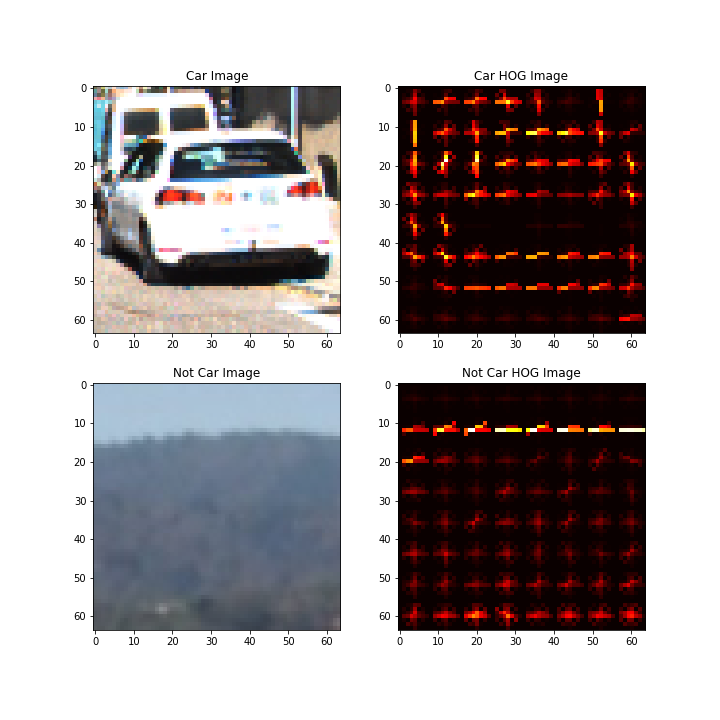
#> input picture writeup_images/HOG_car_and_notcar.png, 720 x 720 px
$ python -i vehicle_detection.py   (imports and definitions only)   (older library calls are emulated)
#> lines starting #> are read from the running program, lines starting #| are printed output that depends on the picture
import logging
import argparse
import json
import glob
import sys
import os
import matplotlib.image as mpimg
import matplotlib.pyplot as plt
import numpy as np
import cv2
import time
from skimage.feature import hog
from sklearn.svm import LinearSVC
from sklearn.preprocessing import StandardScaler
from sklearn.model_selection import train_test_split
from scipy.ndimage.measurements import label
from moviepy.editor import VideoFileClip
import pickle
from vehicle import Vehicle, VehicleTracker

# [1 line not run here, left out]
logger = logging.getLogger(__name__)


# [20 lines left out: functions parse_args, load_config, not called in this run]


def convert_string_to_boolean(input_string):
    """

    :param input_string:
    :return: Boolean value
    """
    if input_string == "True":
        return True
    else:
        return False


# [14 lines left out: function get_image_file_paths, not called in this run]


def get_hog_features(img, orient, pix_per_cell, cell_per_block,
                        vis=False, feature_vec=True):
    """

    :param img:
    :param orient:
    :param pix_per_cell:
    :param cell_per_block:
    :param vis:
    :param feature_vec:
    :return:
    """
    # Call with two outputs if vis==True
    if vis == True:
        features, hog_image = hog(img, orientations=orient,
                                  pixels_per_cell=(pix_per_cell, pix_per_cell),
                                  cells_per_block=(cell_per_block, cell_per_block),
                                  transform_sqrt=True,
                                  visualise=vis, feature_vector=feature_vec)
        return features, hog_image
    # Otherwise call with one output
    else:
        features = hog(img, orientations=orient,
                       pixels_per_cell=(pix_per_cell, pix_per_cell),
                       cells_per_block=(cell_per_block, cell_per_block),
                       transform_sqrt=True,
                       visualise=vis, feature_vector=feature_vec)
        return features


def bin_spatial(img, size=(32, 32)):
    """
    Define a function to compute binned color features
    :param img:
    :param size:
    :return:
    """
    # Use cv2.resize().ravel() to create the feature vector
    features = cv2.resize(img, size).ravel()
    # Return the feature vector
    return features


def color_hist(img, nbins=32, bins_range=(0, 256)):
    """
    Computes color histogram features
    :param img:
    :param nbins:
    :param bins_range:
    :return:
    """
    # Compute the histogram of the color channels separately
    channel1_hist = np.histogram(img[:,:,0], bins=nbins, range=bins_range)
    channel2_hist = np.histogram(img[:,:,1], bins=nbins, range=bins_range)
    channel3_hist = np.histogram(img[:,:,2], bins=nbins, range=bins_range)
    # Concatenate the histograms into a single feature vector
    hist_features = np.concatenate((channel1_hist[0], channel2_hist[0], channel3_hist[0]))
    # Return the individual histograms, bin_centers and feature vector
    return hist_features


# [139 lines left out: functions extract_features, slide_window, draw_boxes, not called in this run]


def extract_single_image_features(img, color_space='RGB', spatial_size=(32, 32),
                                  hist_bins=32, orient=9, pix_per_cell=8,
                                  cell_per_block=2, hog_channel=0,
                                  spatial_feat="True", hist_feat="True", hog_feat="True",
                                  hog_visualize="False", hog_feature_vector="True"):
    """

    :param img:
    :param color_space:
    :param spatial_size:
    :param hist_bins:
    :param orient:
    :param pix_per_cell:
    :param cell_per_block:
    :param hog_channel:
    :param spatial_feat:
    :param hist_feat:
    :param hog_feat:
    :return:
    """
    spatial_feat = convert_string_to_boolean(spatial_feat)
    hist_feat = convert_string_to_boolean(hist_feat)
    hog_feat = convert_string_to_boolean(hog_feat)
    hog_visualize = convert_string_to_boolean(hog_visualize)
    hog_feature_vector = convert_string_to_boolean(hog_feature_vector)

    # 1) Define an empty list to receive features
    img_features = []
    # 2) Apply color conversion if other than 'RGB'
    if color_space != 'RGB':
        if color_space == 'HSV':
            feature_image = cv2.cvtColor(img, cv2.COLOR_RGB2HSV)
        elif color_space == 'LUV':
            feature_image = cv2.cvtColor(img, cv2.COLOR_RGB2LUV)
        elif color_space == 'HLS':
            feature_image = cv2.cvtColor(img, cv2.COLOR_RGB2HLS)
        elif color_space == 'YUV':
            feature_image = cv2.cvtColor(img, cv2.COLOR_RGB2YUV)
        elif color_space == 'YCrCb':
            feature_image = cv2.cvtColor(img, cv2.COLOR_RGB2YCrCb)
    else:
        feature_image = np.copy(img)
    # 3) Compute spatial features if flag is set
    if spatial_feat == True:
        spatial_features = bin_spatial(feature_image, size=spatial_size)
        # 4) Append features to list
        img_features.append(spatial_features)
    # 5) Compute histogram features if flag is set
    if hist_feat == True:
        hist_features = color_hist(feature_image, nbins=hist_bins)
        # 6) Append features to list
        img_features.append(hist_features)
    # 7) Compute HOG features if flag is set

    ##def get_hog_features(img, orient, pix_per_cell, cell_per_block,
     #                    vis=False, feature_vec=True):
    if hog_feat == True:
        if hog_visualize == "False":
            hog_features = get_hog_features(feature_image[:, :, hog_channel],
                                            orient,
                                            pix_per_cell,
                                            cell_per_block,
                                            hog_visualize,
                                            hog_feature_vector)
            img_features.append(hog_features)

        else:
            hog_features, hog_image = get_hog_features(feature_image[:, :, hog_channel],
                                                       orient, pix_per_cell,
                                                       cell_per_block,
                                                       hog_visualize,
                                                       hog_feature_vector)

            img_features.append(hog_features)
            return np.concatenate(img_features), hog_image

    # 9) Return concatenated array of features
    return np.concatenate(img_features)


# [465 lines left out: functions search_windows, visualize, convert_color, find_cars, apply_threshold, draw_labeled_bboxes and 5 more, not called in this run]


# [37 lines not run here, left out]

>>> import cv2
>>> picture = cv2.cvtColor(cv2.imread('writeup_images/HOG_car_and_notcar.png'), cv2.COLOR_BGR2RGB)
>>> result = extract_single_image_features(picture)
#> in bin_spatial, `features = cv2.resize(img, size).ravel()`: features = 3072 values, max 255 at index 0, min 0 at index 439, mean 167.7
#> in extract_single_image_features, `spatial_features = bin_spatial(feature_image, size=spatial_size)`: spatial_features has the same summary as features in bin_spatial
#> in color_hist, `hist_features = np.concatenate((channel1_hist[0], channel2_hist[0], ch..`: hist_features = 96 values, max 287985 at index 31, min 950 at index 52, mean 16200
#> in get_hog_features, `features = hog(img, orientations=orient, pixels_per_cell=(pix_per_cell..`:
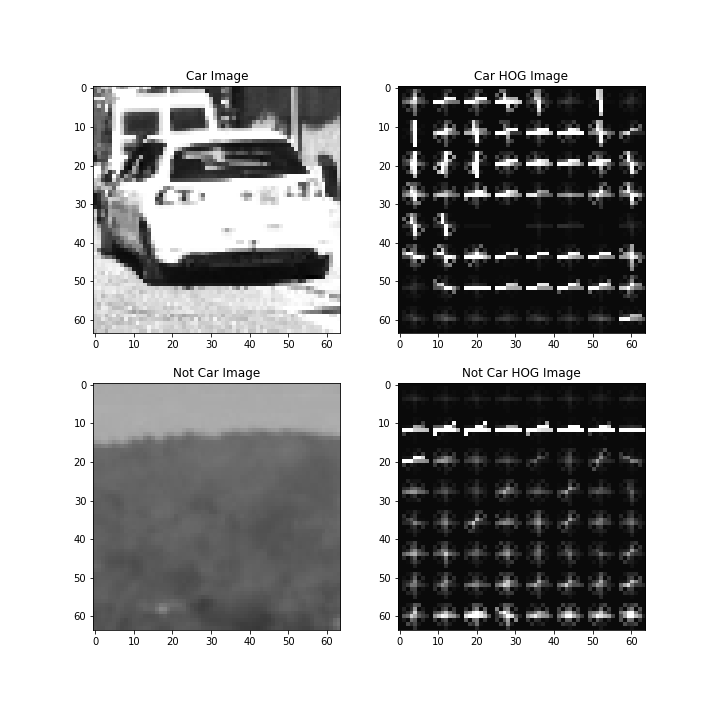
#> img: shape (720, 720); min 0, max 255, mean 172.9
#> (the run stopped early here; a loop or call above may not have finished)

$ run again, on writeup_images/heatmap_vis.png
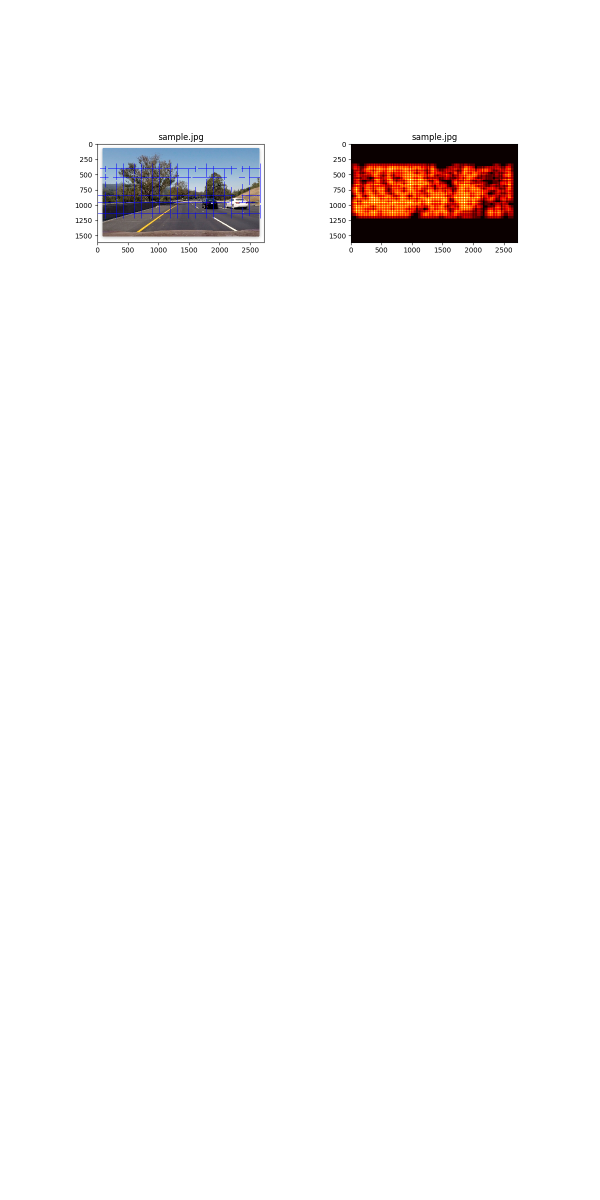
#> input picture writeup_images/heatmap_vis.png, 1200 x 2400 px (shown at 1/2 size)
#> features = 3072 values, max 255 at index 0, min 0 at index 399, mean 249
#> spatial_features has the same summary as features in bin_spatial
#> in color_hist, `hist_features = np.concatenate((channel1_hist[0], channel2_hist[0], ch..`: hist_features = 96 values, max 2760565 at index 31, min 349 at index 84, mean 90000
#> in get_hog_features, `features = hog(img, orientations=orient, pixels_per_cell=(pix_per_cell..`:
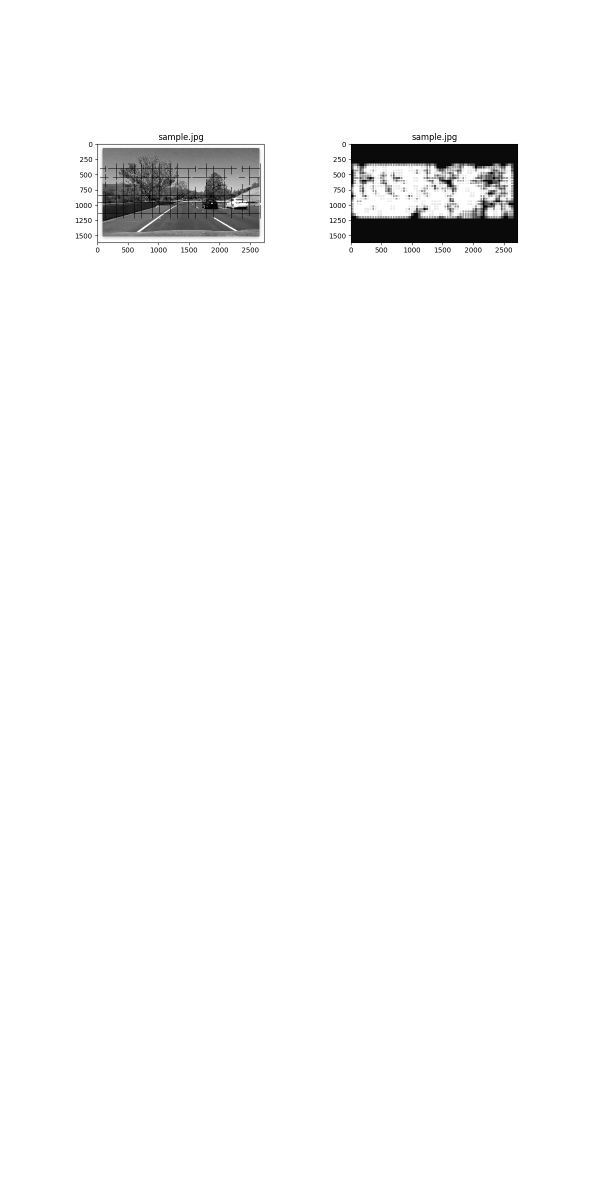
#> img: shape (2400, 1200) (shown at 1/2 size); min 0, max 255, mean 248.4

$ run again, on writeup_images/heatmap_vis_7.png
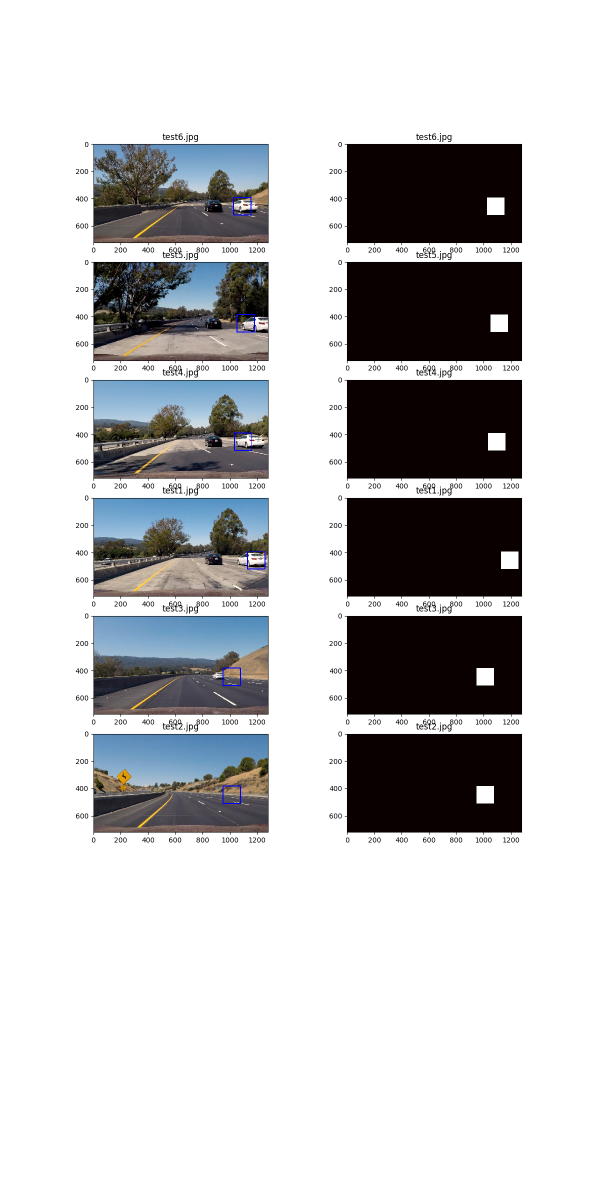
#> input picture writeup_images/heatmap_vis_7.png, 1200 x 2400 px (shown at 1/2 size)
#> features = 3072 values, max 255 at index 0, min 0 at index 442, mean 197.9
#> spatial_features has the same summary as features in bin_spatial
#> in color_hist, `hist_features = np.concatenate((channel1_hist[0], channel2_hist[0], ch..`: hist_features = 96 values, max 2022286 at index 31, min 1092 at index 61, mean 90000
#> in get_hog_features, `features = hog(img, orientations=orient, pixels_per_cell=(pix_per_cell..`:
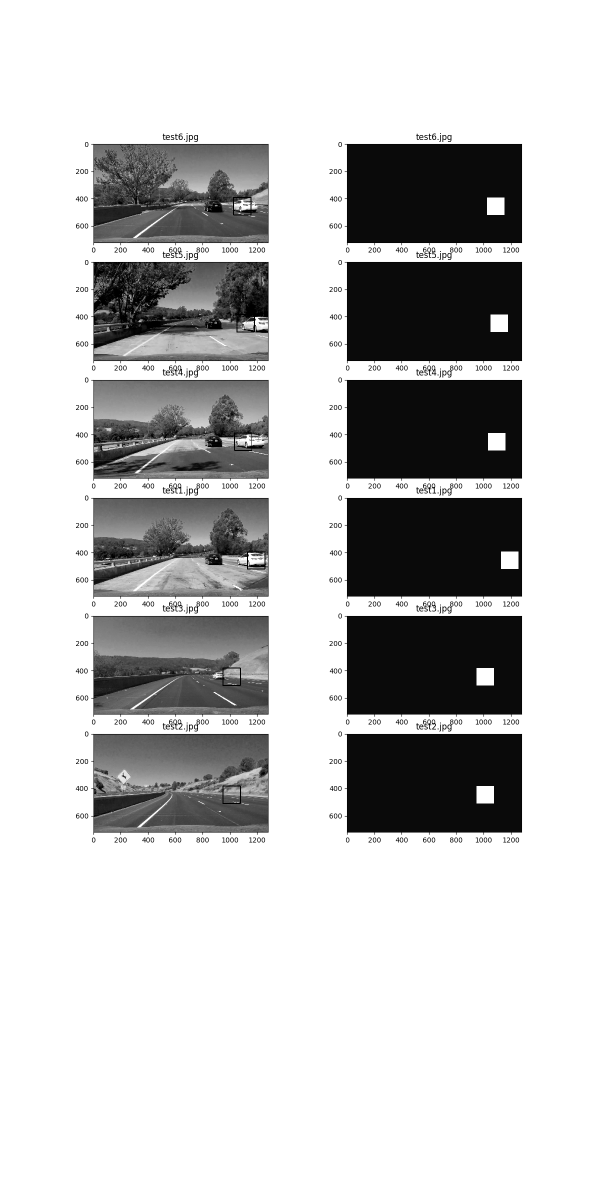
#> img: shape (2400, 1200) (shown at 1/2 size); min 0, max 255, mean 196.8
